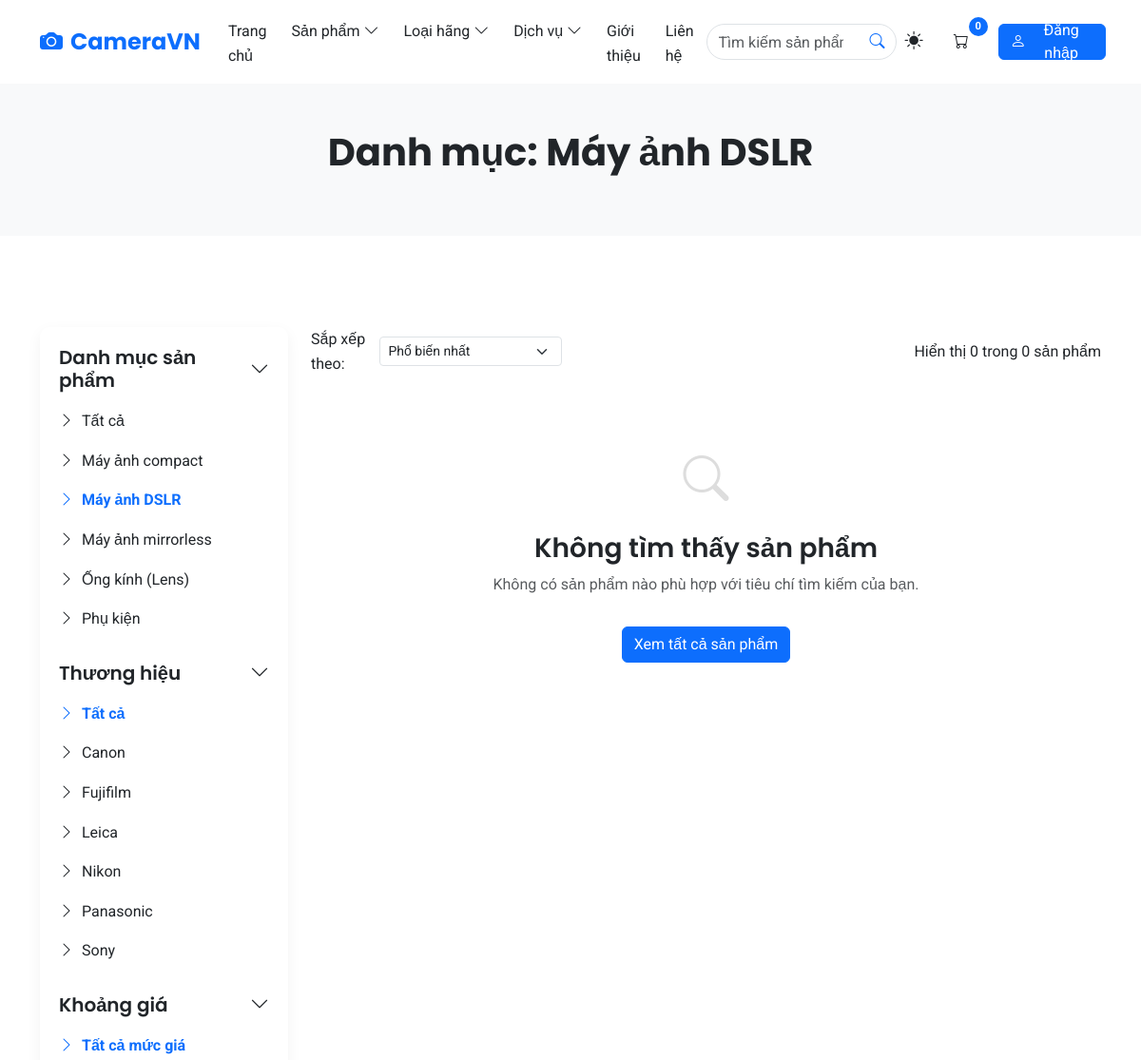
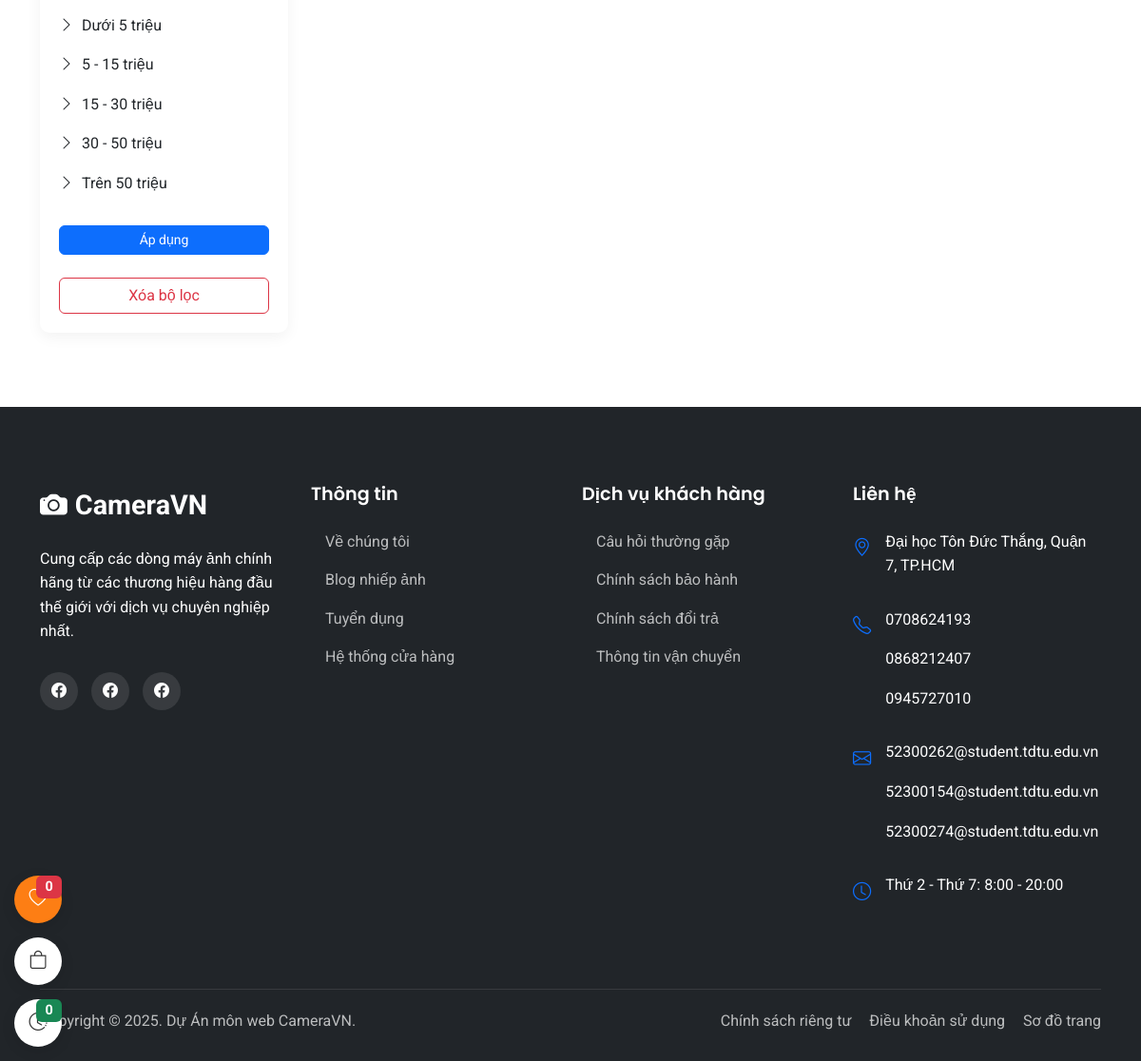
The page /index.php?page=all_products&category=dslr on the database its author committed (2 pictures, top to bottom).
### tables this page shows
CREATE TABLE `categories` (
  `id` int(11) NOT NULL,
  `name` varchar(255) NOT NULL,
  `slug` varchar(255) NOT NULL,
  `description` text DEFAULT NULL,
  `image` varchar(255) DEFAULT NULL,
  `parent_id` int(11) DEFAULT NULL,
  `status` tinyint(1) NOT NULL DEFAULT 1,
  `created_at` timestamp NOT NULL DEFAULT current_timestamp(),
  `updated_at` timestamp NOT NULL DEFAULT current_timestamp() ON UPDATE current_timestamp()
);

CREATE TABLE `brands` (
  `id` int(11) NOT NULL,
  `name` varchar(255) NOT NULL,
  `slug` varchar(255) NOT NULL,
  `description` text DEFAULT NULL,
  `logo` varchar(255) DEFAULT NULL,
  `status` tinyint(1) NOT NULL DEFAULT 1,
  `created_at` timestamp NOT NULL DEFAULT current_timestamp(),
  `updated_at` timestamp NOT NULL DEFAULT current_timestamp() ON UPDATE current_timestamp()
);

### Controller/ProductController.php (called while the page is built, shortened)
<?php
require_once 'Model/ProductModel.php';
class ProductController {
    private $productModel;
    public function __construct() {
        $this->productModel = new ProductModel();
    }
    public function allProducts() {
        $sort = isset($_GET['sort']) ? $_GET['sort'] : 'popular';
        $category = isset($_GET['category']) ? $_GET['category'] : '';
        $brand = isset($_GET['brand']) ? $_GET['brand'] : '';
        $min_price = isset($_GET['min_price']) ? (int)$_GET['min_price'] : 0;
        $max_price = isset($_GET['max_price']) ? (int)$_GET['max_price'] : 0;
        $search = isset($_GET['search']) ? $_GET['search'] : '';
        $page = isset($_GET['page_no']) ? (int)$_GET['page_no'] : 1;
        $items_per_page = 12;
        $offset = ($page - 1) * $items_per_page;
        $total_products = $this->productModel->countProducts($category, $brand, $min_price, $max_price, $search);
        $products = $this->productModel->getAllProducts(
            $sort, $category, $brand, $min_price, $max_price, $search, $items_per_page, $offset
        );
        $categories = $this->productModel->getAllCategories();
        $brands = $this->productModel->getAllBrands();
        if (!empty($search)) {
            $title = "Kết quả tìm kiếm: " . $search;
        } elseif (!empty($category)) {
            foreach ($categories as $cat) {
                if ($cat->slug == $category) {
                    $title = "Danh mục: " . $cat->name;
                    break;
                }
            }
        }
        include VIEW_PATH . '/includes/header.php';
        include VIEW_PATH . '/includes/navbar.php';
        include VIEW_PATH . '/page/all_products.php';
        include VIEW_PATH . '/includes/footer.php';
    }
}

### Model/Database.php (called while the page is built, shortened)
<?php
class Database {
    private $host = 'localhost';
    private $user = 'root';
    private $pass = '';
    private $dbname = 'cameravn';
    private $conn;
    public function __construct() {
        try {
            $dsn = 'mysql:host=' . $this->host . ';dbname=' . $this->dbname . ';charset=utf8mb4';
            $options = [
                PDO::ATTR_ERRMODE => PDO::ERRMODE_EXCEPTION,
                PDO::ATTR_DEFAULT_FETCH_MODE => PDO::FETCH_OBJ,
                PDO::ATTR_EMULATE_PREPARES => false,
            ];
            $this->conn = new PDO($dsn, $this->user, $this->pass, $options);
        } catch (PDOException $e) {
            echo 'Lỗi kết nối: ' . $e->getMessage();
            exit;
        }
    }
    public function query($query, $params = []) {
        try {
            $stmt = $this->conn->prepare($query);
            $stmt->execute($params);
            return $stmt;
        } catch (PDOException $e) {
            echo 'Lỗi truy vấn: ' . $e->getMessage();
            return false;
        }
    }
    public function fetchOne($query, $params = []) {
        $stmt = $this->query($query, $params);
        return $stmt ? $stmt->fetch() : false;
    }
    public function fetchAll($query, $params = []) {
        $stmt = $this->query($query, $params);
        return $stmt ? $stmt->fetchAll() : false;
    }
}

### Model/ProductModel.php (called while the page is built, shortened)
<?php
require_once 'Model/Database.php';
class ProductModel {
    private $db;
    public function __construct() {
        $this->db = new Database();
    }
    public function getAllProducts($sort = 'popular', $category = '', $brand = '', $min_price = 0, $max_price = 0, $search = '', $limit = 0, $offset = 0) {
        $params = [];
        $query = "SELECT p.*, c.name as category_name, b.name as brand_name FROM products p
                  JOIN categories c ON p.category_id = c.id
                  JOIN brands b ON p.brand_id = b.id
                  WHERE p.status = 1 ";
        if (!empty($category)) {
            $query .= "AND c.slug = ? ";
            $params[] = $category;
        }
        switch ($sort) {
            default:
                $query .= "ORDER BY p.sold_count DESC ";
                break;
        }
        if ($limit > 0) {
            $query .= "LIMIT ?, ?";
            $params[] = $offset;
            $params[] = $limit;
        }
        return $this->db->fetchAll($query, $params);
    }
    public function countProducts($category = '', $brand = '', $min_price = 0, $max_price = 0, $search = '') {
        $params = [];
        $query = "SELECT COUNT(*) as total FROM products p
                  JOIN categories c ON p.category_id = c.id
                  JOIN brands b ON p.brand_id = b.id
                  WHERE p.status = 1 ";
        if (!empty($category)) {
            $query .= "AND c.slug = ? ";
            $params[] = $category;
        }
        $result = $this->db->fetchOne($query, $params);
        return $result ? $result->total : 0;
    }
    public function getAllCategories() {
        $query = "SELECT * FROM categories WHERE status = 1 ORDER BY name ASC";
        return $this->db->fetchAll($query);
    }
    public function getAllBrands() {
        $query = "SELECT * FROM brands WHERE status = 1 ORDER BY name ASC";
        return $this->db->fetchAll($query);
    }
}

### View/page/all_products.php (the view, shortened to what this page needs)
<main>
    <section class="page-header py-5 mb-5 bg-light">
                <div class="col-12 text-center">
                    <h1 class="fw-bold mb-3"><?php echo $title; ?></h1>
                </div>
    </section>
    <section class="py-5">
        <div class="container">
            <div class="row">
                <div class="col-lg-3 mb-4 mb-lg-0">
                    <div class="product-filter-advanced sticky-lg" style="top: 20px;" data-aos="fade-right">
                        <div class="filter-section mb-4">
                            <h5 class="filter-title d-flex justify-content-between align-items-center">
                                Danh mục sản phẩm
                                <i class="bi bi-chevron-down"></i>
                            </h5>
                            <div class="filter-body show">
                                <ul class="list-unstyled mb-0">
                                    <li>
                                        <a href="index.php?page=all_products" class="filter-link d-block py-2 <?php echo empty($category) ? 'text-primary fw-bold' : 'text-dark'; ?>">
                                            <i class="bi bi-chevron-right me-2"></i>Tất cả
                                        </a>
                                    </li>
                                    <?php foreach($categories as $cat): ?>
                                    <li>
                                        <a href="index.php?page=all_products&category=<?php echo $cat->slug; ?>" class="filter-link d-block py-2 <?php echo $category == $cat->slug ? 'text-primary fw-bold' : 'text-dark'; ?>">
                                            <i class="bi bi-chevron-right me-2"></i><?php echo $cat->name; ?>
                                        </a>
                                    </li>
                                    <?php endforeach; ?>
                                </ul>
                            </div>
                        </div>
                        <div class="filter-section mb-4">
                            <h5 class="filter-title d-flex justify-content-between align-items-center">
                                Thương hiệu
                                <i class="bi bi-chevron-down"></i>
                            </h5>
                            <div class="filter-body show">
                                <ul class="list-unstyled mb-0">
                                    <li>
                                        <a href="index.php?page=all_products<?php echo !empty($category) ? '&category=' . $category : ''; ?>" class="filter-link d-block py-2 <?php echo empty($brand) ? 'text-primary fw-bold' : 'text-dark'; ?>">
                                            <i class="bi bi-chevron-right me-2"></i>Tất cả
                                        </a>
                                    </li>
                                    <?php foreach($brands as $b): ?>
                                    <li>
                                        <a href="index.php?page=all_products&brand=<?php echo $b->slug; ?><?php echo !empty($category) ? '&category=' . $category : ''; ?>" class="filter-link d-block py-2 <?php echo $brand == $b->slug ? 'text-primary fw-bold' : 'text-dark'; ?>">
                                            <i class="bi bi-chevron-right me-2"></i><?php echo $b->name; ?>
                                        </a>
                                    </li>
                                    <?php endforeach; ?>
                                </ul>
                            </div>
                        </div>
                        <div class="filter-section mb-4">
                            <h5 class="filter-title d-flex justify-content-between align-items-center">
                                Khoảng giá
                                <i class="bi bi-chevron-down"></i>
                            </h5>
                            <div class="filter-body show">
                                <ul class="list-unstyled mb-0">
                                    <li>
                                        <a href="index.php?page=all_products<?php echo !empty($category) ? '&category=' . $category : ''; ?><?php echo !empty($brand) ? '&brand=' . $brand : ''; ?>" class="filter-link d-block py-2 <?php echo ($min_price == 0 && $max_price == 0) ? 'text-primary fw-bold' : 'text-dark'; ?>">
                                            <i class="bi bi-chevron-right me-2"></i>Tất cả mức giá
                                        </a>
                                    </li>
                                    <li>
                                        <a href="index.php?page=all_products&min_price=0&max_price=5000000<?php echo !empty($category) ? '&category=' . $category : ''; ?><?php echo !empty($brand) ? '&brand=' . $brand : ''; ?>" class="filter-link d-block py-2 <?php echo ($min_price == 0 && $max_price == 5000000) ? 'text-primary fw-bold' : 'text-dark'; ?>">
                                            <i class="bi bi-chevron-right me-2"></i>Dưới 5 triệu
                                        </a>
                                    </li>
                                    <li>
                                        <a href="index.php?page=all_products&min_price=5000000&max_price=15000000<?php echo !empty($category) ? '&category=' . $category : ''; ?><?php echo !empty($brand) ? '&brand=' . $brand : ''; ?>" class="filter-link d-block py-2 <?php echo ($min_price == 5000000 && $max_price == 15000000) ? 'text-primary fw-bold' : 'text-dark'; ?>">
                                            <i class="bi bi-chevron-right me-2"></i>5 - 15 triệu
                                        </a>
                                    </li>
                                    <li>
                                        <a href="index.php?page=all_products&min_price=15000000&max_price=30000000<?php echo !empty($category) ? '&category=' . $category : ''; ?><?php echo !empty($brand) ? '&brand=' . $brand : ''; ?>" class="filter-link d-block py-2 <?php echo ($min_price == 15000000 && $max_price == 30000000) ? 'text-primary fw-bold' : 'text-dark'; ?>">
                                            <i class="bi bi-chevron-right me-2"></i>15 - 30 triệu
                                        </a>
                                    </li>
                                    <li>
                                        <a href="index.php?page=all_products&min_price=30000000&max_price=50000000<?php echo !empty($category) ? '&category=' . $category : ''; ?><?php echo !empty($brand) ? '&brand=' . $brand : ''; ?>" class="filter-link d-block py-2 <?php echo ($min_price == 30000000 && $max_price == 50000000) ? 'text-primary fw-bold' : 'text-dark'; ?>">
                                            <i class="bi bi-chevron-right me-2"></i>30 - 50 triệu
                                        </a>
                                    </li>
                                    <li>
                                        <a href="index.php?page=all_products&min_price=50000000&max_price=1000000000<?php echo !empty($category) ? '&category=' . $category : ''; ?><?php echo !empty($brand) ? '&brand=' . $brand : ''; ?>" class="filter-link d-block py-2 <?php echo ($min_price == 50000000 && $max_price == 1000000000) ? 'text-primary fw-bold' : 'text-dark'; ?>">
                                            <i class="bi bi-chevron-right me-2"></i>Trên 50 triệu
                                        </a>
                                    </li>
                                </ul>
                                <div class="mt-3">
                                    <form action="index.php" method="get" class="price-filter-form">
                                        <button type="submit" class="btn btn-primary btn-sm w-100 mt-2">Áp dụng</button>
                                    </form>
                                </div>
                            </div>
                        </div>
                        <div class="d-grid">
                            <a href="index.php?page=all_products" class="btn btn-outline-danger">Xóa bộ lọc</a>
                        </div>
                    </div>
                </div>
                <div class="col-lg-9" data-aos="fade-left">
                    <div class="d-flex justify-content-between align-items-center flex-wrap mb-4">
                        <div class="d-flex align-items-center mb-3 mb-md-0">
                            <span class="me-2">Sắp xếp theo:</span>
                            <select class="form-select form-select-sm" id="sortBy" onchange="window.location.href=this.value">
                                <option value="index.php?page=all_products<?php echo !empty($category) ? '&category=' . $category : ''; ?><?php echo !empty($brand) ? '&brand=' . $brand : ''; ?><?php echo ($min_price > 0 || $max_price > 0) ? '&min_price=' . $min_price . '&max_price=' . $max_price : ''; ?><?php echo !empty($search) ? '&search=' . urlencode($search) : ''; ?>&sort=popular" <?php echo $sort == 'popular' ? 'selected' : ''; ?>>Phổ biến nhất</option>
                            </select>
                        </div>
                        <div>
                            <span>Hiển thị <?php echo count($products); ?> trong <?php echo $total_products; ?> sản phẩm</span>
                        </div>
                    </div>
                    <?php if (empty($products)): ?>
                    <div class="text-center py-5">
                        <i class="bi bi-search" style="font-size: 3rem; color: #ddd;"></i>
                        <h3 class="mt-3">Không tìm thấy sản phẩm</h3>
                        <p class="text-muted">Không có sản phẩm nào phù hợp với tiêu chí tìm kiếm của bạn.</p>
                        <a href="index.php?page=all_products" class="btn btn-primary mt-3">Xem tất cả sản phẩm</a>
                    </div>
                    <?php endif; ?>
                </div>
            </div>
        </div>
    </section>
</main>

### rows shown on the page
categories: name "Danh mục: Máy ảnh DSLR", name "Máy ảnh DSLR"
categories: name "Máy ảnh compact"
categories: name "Máy ảnh mirrorless"
categories: name "Ống kính (Lens)"
categories: name "Phụ kiện"
brands: name "Canon"
brands: name "Fujifilm"
brands: name "Leica"
brands: name "Nikon"
brands: name "Panasonic"
brands: name "Sony"

### other values the page prints
count($products) "0"
$total_products "0"
$productModel->countRecentlyViewedProducts() "0"
